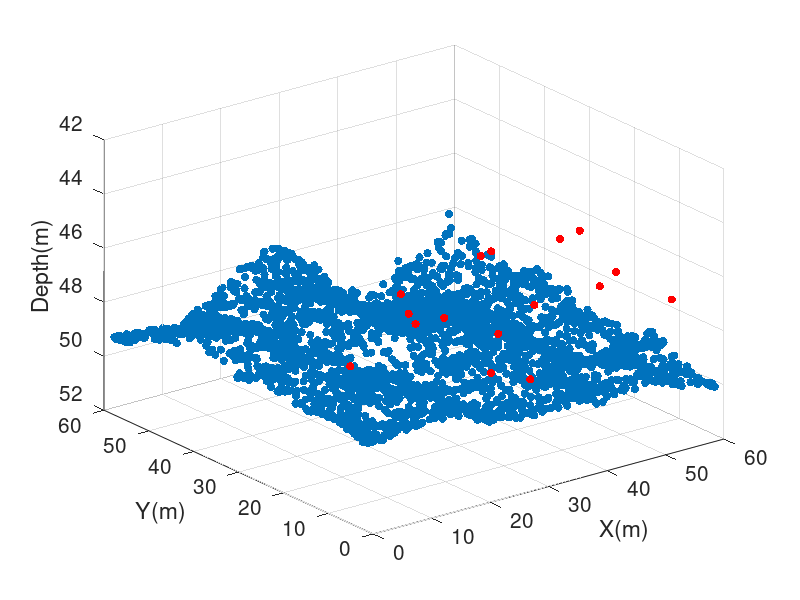

Write MATLAB code to recreate this figure. (Note: this script raises an error after producing the figure.)
%%%%%%%%%%%%%%%%%%%%%%%%%%%%%%%%%%%%%%%%%%%%%%%%%%%%%%%%%%%%%%%%%%%%%%%%%%%
%
%  Code Author: Zhang Jiali
%  Institute: Tianjin University
%  Date: 2021.12.30
%
%%%%%%%%%%%%%%%%%%%%%%%%%%%%%%%%%%%%%%%%%%%%%%%%%%%%%%%%%%%%%%%%%%%%%%%%%%
clc
clear all
close all

load('Spital_outliers.mat');
load('Data1.mat');
load('EstimatedNodeDepth.mat');

figure
scatter3(Data1(:,3),Data1(:,4),Data1(:,10),'filled');
xlabel('X(m)'),ylabel('Y(m)'),zlabel('Depth(m)')
set(gca,'FontSize',15)
hold on
scatter3(Data1(Spital_outliers(:,1),3),Data1(Spital_outliers(:,1),4),Spital_outliers(:,2),'r','filled');
set(gca,'ZDir','reverse')

U_p = Data1;
[row,col] = size( EstimatedNodeDepth );    % Size of artificial seafloor
O_b_h = [];                                % Store the optimal bathymetric hypotheses

tic
for i_index = 1 : 1 : row
    for j_index = 1 : 1 : col
        index1 = find( U_p(:,1) == i_index );
        temporary = U_p(index1,:);
        index2 = find( temporary(:,2) == j_index );
        U_p_c = temporary(index2,:);
        n_point = [];
        q = 9; 
        
        switch(size(U_p_c,1))
            
            case{0}  
                
                n_point = EstimatedNodeDepth( i_index, j_index );  
                Absorbed = [];
                
            case{1}   
                
                Ide = 1;        
                Sort = [];         
                Sort = U_p_c;
                Es_d = [Sort,Ide];
                Absorbed = Es_d;
                
            otherwise    
                
                S_point = size(U_p_c,1);   
                Sort = Queue(q,U_p_c,S_point);
                
                Ide = 1;        
                ii = 0;
                Bn = 0.3;          
                he = 1.2;       
                L = 5;         
                
                [Es_d,Absorbed] = Robust_Es(Ide,...
                    ii,S_point,Sort,...
                    Bn,he,L);
                
        end
        
        Es_d = st_of_Es_d(Es_d,Absorbed,n_point,i_index,j_index);
        c = 2;       
        O_b_h = Se_o_Es(c,Es_d,O_b_h);
        
    end
end
toc

% Bathymetric hypotheses to plot

col_index = [1,2,10];
B_h = O_b_h(:,10);          
B_h = reshape(B_h,[col row]);
B_h = B_h';

x = 1 : 1 : 30;
y = 1 : 1 : 15;
[X,Y]=meshgrid(x,y);

figure
surf(X,Y,B_h);
set(gca,'ZDir','reverse')
set(gca,'FontSize',15)
xlabel('X(m)'),ylabel('Y(m)'),zlabel('Depth(m)')
alpha(.9)
shading interp
axis tight;
set(findobj(gca,'type','surface'),'FaceLighting','phong','AmbientStrength',.3,'DiffuseStrength',.8,...
    'SpecularStrength',.9,'SpecularExponent',200);
h = colorbar; 
set(h,'FontSize',13);
h = colorbar; 
t = get(h,'YTickLabel');
t = strcat(t,'m');
set(h,'YTickLabel',t);
set(h,'Direction','reverse');
title('Robust CUBE');

